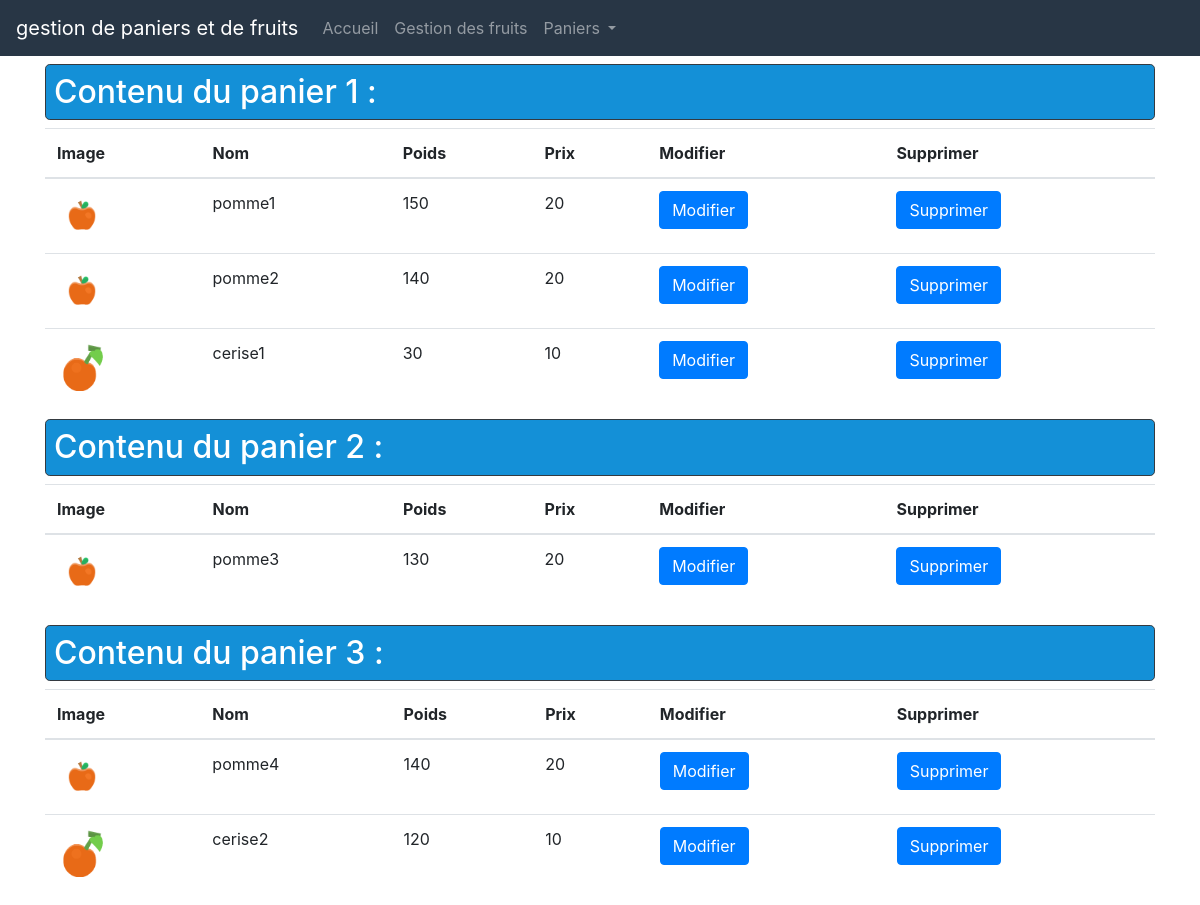
The app's page /afficherPaniers.php with its own data.
### tables this page shows
CREATE TABLE `panier` (
  `identifiant` int(11) NOT NULL,
  `NomClient` varchar(30) NOT NULL
);

CREATE TABLE `fruit` (
  `Nom` varchar(30) NOT NULL,
  `Poids` int(11) NOT NULL,
  `Prix` int(11) NOT NULL,
  `identifiant` int(11) DEFAULT NULL
);

### classes/paniers.manager.php (called while the page is built, shortened)
<?php
require_once("classes/panier.class.php");
class panierManager{
    public static function setPaniersFromDB(){
        $pdo = monPDO::getPDO();
        $stmt = $pdo->prepare("Select identifiant, NomClient from panier");
        $stmt->execute();
        $paniers = $stmt->fetchAll();
    }
    public static function getFruitPanier($identifiant){
        $pdo = monPDO::getPDO();
        $req = "select f.nom as fruit, f.poids as poids, f.prix as prix from panier p inner join fruit f on f.identifiant = p.identifiant where p.identifiant = :id";
        $stmt = $pdo->prepare($req);
        $stmt->bindValue(":id", $identifiant, PDO::PARAM_INT);
        $stmt->execute();
        return $stmt->fetchAll();
    }
}
?>

### classes/panier.class.php (the view, shortened to what this page needs)
<?php
require_once("classes/formatage.utile.php");
require_once("classes/paniers.manager.php");
class Panier{
    private $identifiant;
    private $pommes = [];
    private $cerises = [];
    public function __construct($identifiant, $nomClient){
       $this->identifiant = $identifiant;
    }
    public function setFruitToPanierFromDB(){
        $fruits = panierManager::getFruitPanier($this->identifiant);
        foreach($fruits as $fruit){
            if(preg_match("/cerise/",$fruit['fruit'])){
                $this->cerises[] = new Fruit($fruit['fruit'],$fruit['poids'],$fruit['prix']);
            } else if(preg_match("/pomme/",$fruit['fruit'])){
                $this->pommes[] = new Fruit($fruit['fruit'],$fruit['poids'],$fruit['prix']);
            }
        }
    }
    public function __toString(){
        $affichage = utile::gererTitreNiveau2('Contenu du panier ' . $this->identifiant ." :");
        $affichage .= '<table class="table">';
            $affichage .= '<thead>';
                $affichage .= '<tr>';
                    $affichage .= '<th scope="col">Image</th>';
                    $affichage .= '<th scope="col">Nom</th>';
                    $affichage .= '<th scope="col">Poids</th>';
                    $affichage .= '<th scope="col">Prix</th>';
                    $affichage .= '<th scope="col">Modifier</th>';
                    $affichage .= '<th scope="col">Supprimer</th>';
                $affichage .= '</tr>';
            $affichage .= '</thead>';
            $affichage .= '<tbody>';
        foreach($this->pommes as $pomme){
            $affichage .= $this->affichagePersonaliseFruit($pomme);
        }
        foreach($this->cerises as $cerise){
            $affichage .= $this->affichagePersonaliseFruit($cerise);
        }
            $affichage .= '</tbody>';
        $affichage .= '</table>';
        return $affichage;
    }
    private function affichagePersonaliseFruit($fruit){
        $affichage = '<tr>';
            $affichage .= '<td>'.$fruit->getImageSmall().'</td>';
            $affichage .= '<td>'.$fruit->getNom().'</td>';
            $affichage .= '<td>';
                if(isset($_GET['idFruit']) && $_GET['idFruit'] === $fruit->getNom()){
                    $affichage .= "<form method='POST' action='#'>";
                        $affichage .= '<input type="hidden" name="type" id="type" value="modification" />';
                        $affichage .= '<input type="hidden" name="idFruit" id="idFruit" value="'.$fruit->getNom().'" />';
                        $affichage .= '<input type="number" name="poidsFruits" id="poidsFruits" value="'.$fruit->getPoids().'" />';
                } else {
                    $affichage .= $fruit->getPoids();
                }
            $affichage .='</td>';
            $affichage .= '<td>';
                if(isset($_GET['idFruit']) && $_GET['idFruit'] === $fruit->getNom()){
                        $affichage .= '<input type="number" name="prixFruits" id="prixFruits" value="'.$fruit->getPrix().'" />';
                } else {
                    $affichage .= $fruit->getPrix();
                }
            $affichage .='</td>';
            $affichage .= '<td>';
            if(isset($_GET['idFruit']) && $_GET['idFruit'] === $fruit->getNom()){
                    $affichage .= '<input class="btn btn-success" type="submit" value="Valider" />';
                $affichage .= "</form>";
            } else {
                $affichage .= '<form action="#" method="GET">';
                    $affichage .= '<input type="hidden" name="idFruit" id="idFruit" value="'.$fruit->getNom().'" />';
                    $affichage .= '<input class="btn btn-primary" type="submit" value="Modifier" />';
                $affichage .= '</form>';
            }
            $affichage .= '</td>';
            $affichage .= '<td>';
                $affichage .= '<form action="#" method="POST">';
                    $affichage .= '<input type="hidden" name="idFruit" id="idFruit" value="'.$fruit->getNom().'" />';
                    $affichage .= '<input type="hidden" name="type" id="type" value="supprimer" />';
                    $affichage .= '<input class="btn btn-primary" type="submit" value="Supprimer" />';
                $affichage .= '</form>';
            $affichage .= '</td>';
        $affichage .= '</tr>';
        return $affichage;
    }
}
?>

### afficherPaniers.php (shortened to what this page needs)
<?php
    require_once("classes/fruits.class.php");
    require_once("classes/panier.class.php");
    require_once("classes/paniers.manager.php");
    include("common/header.php");
    include("common/menu.php");
?>
<div class="container">
<?php
    panierManager::setPaniersFromDB();
    foreach(Panier::$paniers as $panier){
        $panier->setFruitToPanierFromDB();
        echo $panier;
    }
?>
</div>
<?php
    include("common/footer.php");
?>

### classes/formatage.utile.php (shortened to what this page needs)
<?php
class utile{
    public static function gererTitreNiveau2($titre){
        return '<h2 class="perso_backgroundColorBlueLight text-white p-2 mt-2 rounded-lg border border-dark">'.$titre.'</h2>';
    }
}
?>

### classes/fruits.class.php (shortened to what this page needs)
<?php
class Fruit{
    private $nom;
    private $poids;
    private $prix;
    public function __construct($nom,$poids,$prix){
        $this->nom = $nom;
        $this->poids = $poids;
        $this->prix = $prix;
    }
    public function getNom(){
        return $this->nom;
    }
    public function getPoids(){
        return $this->poids;
    }
    public function getPrix(){
        return $this->prix;
    }
    public function getImageSmall(){
        if(preg_match("/cerise/",$this->nom)){
            return "<img class=\"card-img-top mx-auto\" style='width:50px' src ='sources/images/cherry.png' alt='image cerise' /><br/>";
        }
        if(preg_match("/pomme/",$this->nom)){
            return "<img class=\"card-img-top mx-auto\" style='width:50px' src ='sources/images/apple.png' alt='image pomme' /><br/>";
        }
    }
}
?>

### main.css (style rules this page uses)
.perso_backgroundColorBlueLight { background-color:#1490D7; }

### records on screen
panier: titre "Contenu du panier 1 :"
fruit: Nom "pomme1", value "150", value "20"
fruit: Nom "pomme2", value "140", value "20"
fruit: Nom "cerise1", value "30", value "10"
panier: titre "Contenu du panier 2 :"
fruit: Nom "pomme3", value "130", value "20"
panier: titre "Contenu du panier 3 :"
fruit: Nom "pomme4", value "140", value "20"
fruit: Nom "cerise2", value "120", value "10"
